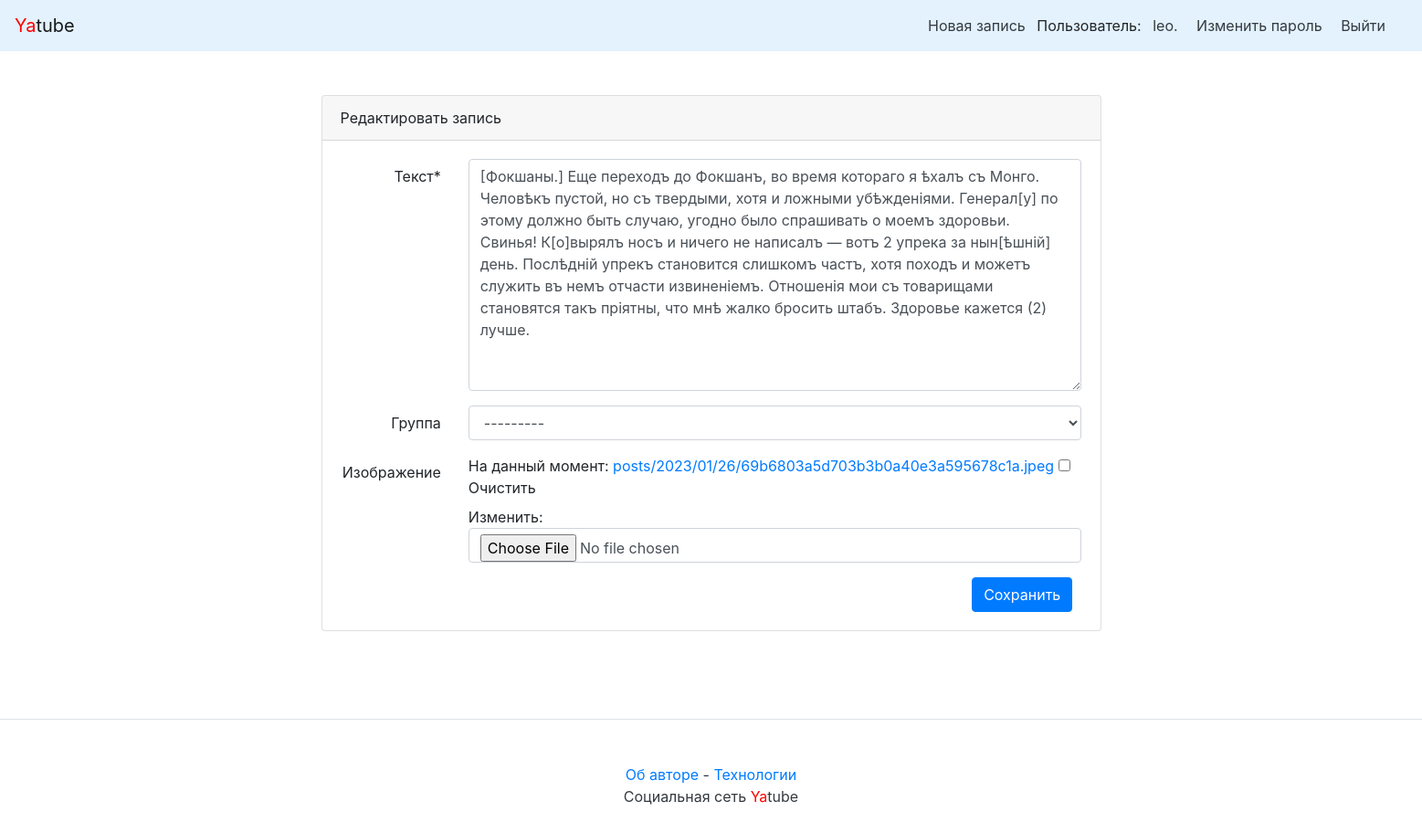
The app's page /leo/37/edit/ (signed in) with its own data.
### posts/models.py (models this page shows, shortened)
class Post(models.Model):
    objects = None
    text = models.TextField(verbose_name='Текст')
    pub_date = models.DateTimeField("date published", auto_now_add=True)
    author = models.ForeignKey(
        User,
        on_delete=models.CASCADE,
        related_name="posts",
        verbose_name='Автор'
    )
    group = models.ForeignKey(
        'Group',
        on_delete=models.CASCADE,
        related_name="posts", blank=True,
        null=True,
        verbose_name='Группа'
    )
    image = models.ImageField(
        upload_to='posts/%Y/%m/%d/',
        blank=True,
        null=True,
        verbose_name='Изображение'
    )
    class Meta:
        ordering = ['-pub_date']
        verbose_name = 'Пост'
        verbose_name_plural = 'Посты'

### posts/views.py (the view)
# urls.py: path('<str:username>/<int:post_id>/edit/', views.post_edit, name='post_edit'),
@login_required
def post_edit(request, username, post_id):
    author = get_object_or_404(User, username=username)
    post = get_object_or_404(Post, author=author, pk=post_id)
    if request.method == 'GET':
        if request.user != post.author:
            return redirect('post', username=username, post_id=post.id)
    form = PostForm(request.POST or None, files=request.FILES or None, instance=post)
    if request.method == 'POST':
        if form.is_valid():
            form.save()
            return redirect('post', username=request.user.username, post_id=post.id)
    return render(request, 'new_post.html', {'form': form, 'post': post})

### posts/forms.py
class PostForm(forms.ModelForm):
    class Meta:
        model = Post
        fields = ("text", "group", 'image')

### posts/context_processors.py (called while the page is built)
def year(request):
    years = datetime.now().year
    return {'year': years}

### posts/models.py (called while the page is built)
    def __str__(self):
        return self.title

### users/templatetags/user_filters.py (called while the page is built)
@register.filter
def addclass(field, css):
        return field.as_widget(attrs={"class": css})

### templates/new_post.html (shortened to what this page needs)
{% extends "base.html" %}
{% block content %}
{% load user_filters %}
<div class="row justify-content-center">
    <div class="col-md-10 p-5">
        <div class="card">
            <div class="card-header">{% if not post %} Добавить запись {% else %} Редактировать запись {% endif %}</div>
            <div class="card-body">
                <form method="post" enctype="multipart/form-data" action={% if post %}"{% url 'post_edit' username=post.author.username post_id=post.id %}"{% else %}"{% url 'new_post' %}"{% endif %}>
                    {% for field in form %}
                        <div class="form-group row" aria-required={% if field.field.required %}"true"{% else %}"false"{% endif %}>
                                <label for="{{ field.id_for_label }}" class="col-md-2 col-form-label text-md-right">{{ field.label }}{% if field.field.required %}<span class="required">*</span>{% endif %}</label>
                                <div class="col-md-10">
                                    {{ field|addclass:"form-control" }}
                                </div>
                        </div>
                    {% endfor %}
                    <div class="col-md-10 offset-md-10">
                            <button type="submit" class="btn btn-primary">
                                {% if not post %} Добавить {% else %} Сохранить {% endif %}
                            </button>
                    </div>
                </form>
            </div>
        </div>
    </div>
</div>
{% endblock %}

### templates/nav.html
<nav class="navbar navbar-light" style="background-color: #e3f2fd;">
    <a class="navbar-brand" href="/"><span style="color:red">Ya</span>tube</a>
    <nav class="my-2 my-md-0 mr-md-3">
        {% if user.is_authenticated %}
            <a class="p-2 text-dark" href="{% url 'new_post' %}">Новая запись</a>
            Пользователь: <a class="p-2 text-dark" href="{% url 'profile' user.username %}">{{ user.username }}.</a>
            <a class="p-2 text-dark" href="{% url 'password_change' %}">Изменить пароль</a>
            <a class="p-2 text-dark" href="{% url 'logout' %}">Выйти</a>
        {% else %}
            <a class="p-2 text-dark" href="{% url 'login' %}">Войти</a> |
            <a class="p-2 text-dark" href="{% url 'signup' %}">Регистрация</a>
        {% endif %}
    </nav>
</nav>

### records on screen
Post: form "[Фокшаны.] Еще переходъ до Фокшанъ, во время котораго я ѣхалъ съ Монго. Человѣкъ пустой, но съ твердыми, хотя и ложными убѣжденіями. Генерал[у] по этому должно быть случаю, угодно было спрашивать о моемъ здоровьи. Свинья! К[о]вырялъ носъ и ничего не написалъ — вотъ 2 упрека за нын[ѣшній] день. Послѣдній упрекъ становится слишкомъ частъ, хотя походъ и можетъ служить въ немъ отчасти извиненіемъ. Отношенія мои съ товарищами становятся такъ пріятны, что мнѣ жалко бросить штабъ. Здоровье кажется (2) лучше." "---------"

### other values on screen
{{ user.username }} "leo"
{{ field.label }} "Текст" "Группа" "Изображение"
